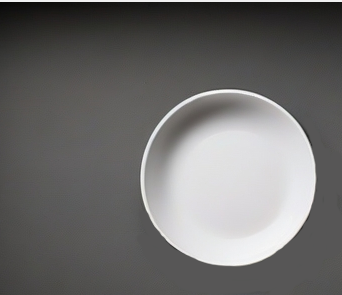
%> input picture machine learning/machine_learning1.png, 342 x 295 px
$ octave machine_learn.m   (GNU Octave 9; MATLAB toolbox functions it lacks are replaced by stand-ins)
%> lines starting %> are read from the running program, lines starting %| are printed output that depends on the picture; in (x1, y1, x2, y2) boxes, pixels count from 0 and x2, y2 are one past the last pixel; in counts of white or black regions, pixels touching at a corner belong together; the program's own positions count from 1
% Read the input image
image = imread('machine_learning1.png');
%> image is the input picture: size 295x342x3 uint8; mean R, G, B 109.6, 108.7, 107.9

% Convert the image to grayscale
grayImage = rgb2gray(image);

% Use edge detection (you can choose an appropriate method)
edgeImage = edge(grayImage, 'Canny');
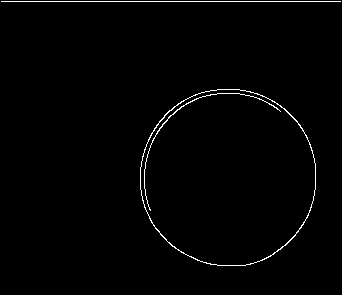
%> edgeImage: size 295x342 logical; 1.2% white in thin lines or dots, all inside (x1, y1, x2, y2) = (1, 1, 341, 266)

% Perform morphological operations to clean up the edges
se = strel('disk', 5);
cleanedImage = imclose(edgeImage, se);
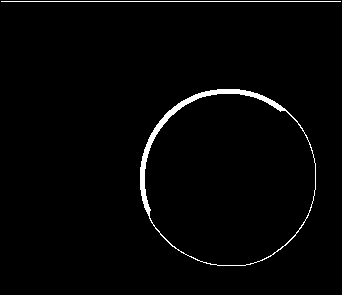
%> cleanedImage: size 295x342 logical; 1.9% white; 2 white regions

% Find connected components in the binary image
cc = bwconncomp(cleanedImage);
%> cc = 2 connected components

% Get region properties (Assuming the dish is the largest object)
stats = regionprops(cc, 'Area', 'BoundingBox', 'Centroid');
%> stats = 2 regions; box (x1, y1, x2, y2), Area and Centroid: (140, 89, 316, 266) 1572 [206 148.5], (1, 1, 341, 2) 340 [171.5 2]

% Find the index of the largest area
[~, idx] = max([stats.Area]);
%> idx = 2

% Extract bounding box and centroid of the largest area
boundingBox = stats(idx).BoundingBox;
%> boundingBox = [140.5 89.5 176 177]
centroid = stats(idx).Centroid;
%> centroid = [206 148.5]

% Create a binary mask of the dish
mask = zeros(size(cleanedImage));
mask(cc.PixelIdxList{idx}) = 1;
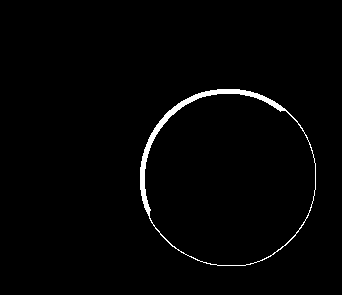
%> mask: size 295x342 double; values 0 (black) and 1 (white), 1.6% white; 1 white region, box (x1, y1, x2, y2) and area: (140, 89, 316, 266) 1572

% Display the original image with the bounding box and colored dish area
figure;
imshow(image);
hold on;
% Mark the origin by a small circle
scatter(0, 0, 'g', 'filled', 'Marker', 'o');
% Label the origin with text
text(0, 0, ' Origin', 'Color', 'g', 'FontSize', 10, 'VerticalAlignment', 'bottom', 'HorizontalAlignment', 'right');
rectangle('Position', boundingBox, 'EdgeColor', 'r', 'LineWidth', 2);
scatter(centroid(1), centroid(2), 'r', 'filled');

h = imshow(repmat(mask, [1, 1, 3])); % Color the dish area
set(h, 'AlphaData', 0.5); % Adjust transparency
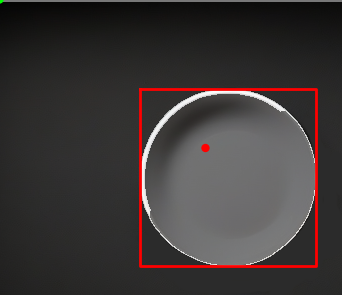
%> figure redrawn from the program's plot data

% Calculate dimensions of the bounding box
lengthOfDish = max(boundingBox(3:4));
%> lengthOfDish = 177
widthOfDish = min(boundingBox(3:4));
%> widthOfDish = 176

% Calculate area of the dish
areaOfDish = stats(idx).Area;
%> areaOfDish = 1572

% Calculate distance from the origin (assuming the origin is at the top-left corner)
distanceFromOrigin = sqrt(centroid(1)^2 + centroid(2)^2);
%> distanceFromOrigin = 253.9

% Display the results
fprintf('Length of the dish: %.2f pixels\n', lengthOfDish);
%| Length of the dish: 177.00 pixels
fprintf('Width of the dish: %.2f pixels\n', widthOfDish);
%| Width of the dish: 176.00 pixels
fprintf('Area of the dish: %.2f pixels\n', areaOfDish);
%| Area of the dish: 1572.00 pixels
fprintf('Distance from the origin: %.2f pixels\n', distanceFromOrigin);
%| Distance from the origin: 253.92 pixels
